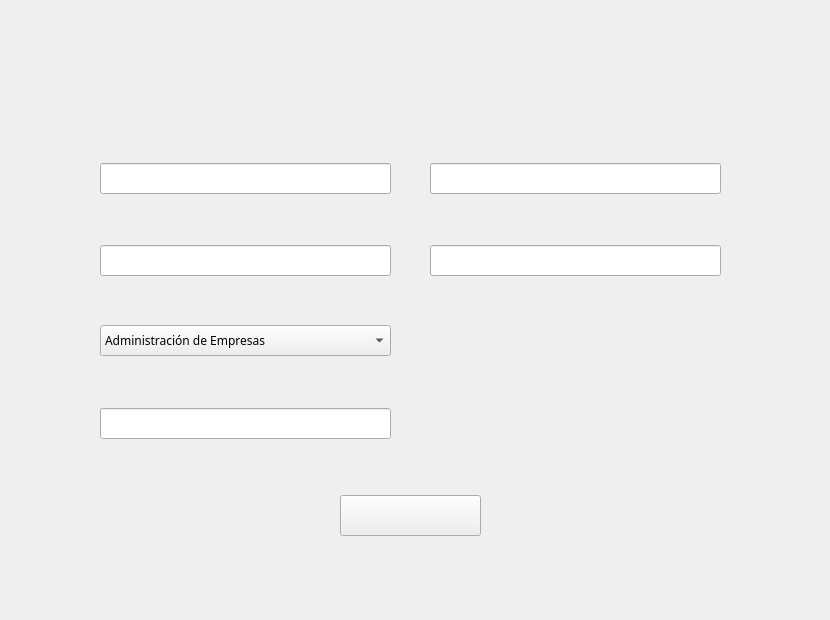
   <widget class="QWidget" name="page_4">
    <widget class="QLabel" name="label_6">
     <property name="geometry">
      <rect>
       <x>0</x>
       <y>0</y>
       <width>821</width>
       <height>611</height>
      </rect>
     </property>
     <property name="text">
      <string/>
     </property>
     <property name="pixmap">
      <pixmap resource="resources.qrc">:/Resources/modificarMaestro.png</pixmap>
     </property>
    </widget>
    <widget class="QLineEdit" name="IDMaestroLineEdit_2">
     <property name="geometry">
      <rect>
       <x>100</x>
       <y>163</y>
       <width>291</width>
       <height>31</height>
      </rect>
     </property>
     <property name="palette">
      <palette>
       <active>
        <colorrole role="WindowText">
         <brush brushstyle="SolidPattern">
          <color alpha="255">
           <red>26</red>
           <green>43</green>
           <blue>87</blue>
          </color>
         </brush>
        </colorrole>
       </active>
       <inactive>
        <colorrole role="WindowText">
         <brush brushstyle="SolidPattern">
          <color alpha="255">
           <red>26</red>
           <green>43</green>
           <blue>87</blue>
          </color>
         </brush>
        </colorrole>
       </inactive>
       <disabled/>
      </palette>
     </property>
     <property name="font">
      <font>
       <family>Arial Rounded MT Bold</family>
      </font>
     </property>
    </widget>
    <widget class="QLineEdit" name="maestroNamelineEdit_2">
     <property name="geometry">
      <rect>
       <x>100</x>
       <y>245</y>
       <width>291</width>
       <height>31</height>
      </rect>
     </property>
     <property name="palette">
      <palette>
       <active>
        <colorrole role="WindowText">
         <brush brushstyle="SolidPattern">
          <color alpha="255">
           <red>26</red>
           <green>43</green>
           <blue>87</blue>
          </color>
         </brush>
        </colorrole>
       </active>
       <inactive>
        <colorrole role="WindowText">
         <brush brushstyle="SolidPattern">
          <color alpha="255">
           <red>26</red>
           <green>43</green>
           <blue>87</blue>
          </color>
         </brush>
        </colorrole>
       </inactive>
       <disabled/>
      </palette>
     </property>
     <property name="font">
      <font>
       <family>Arial Rounded MT Bold</family>
      </font>
     </property>
    </widget>
    <widget class="QComboBox" name="profesionComboBox_2">
     <property name="geometry">
      <rect>
       <x>100</x>
       <y>325</y>
       <width>291</width>
       <height>31</height>
      </rect>
     </property>
     <property name="palette">
      <palette>
       <active>
        <colorrole role="WindowText">
         <brush brushstyle="SolidPattern">
          <color alpha="255">
           <red>26</red>
           <green>43</green>
           <blue>87</blue>
          </color>
         </brush>
        </colorrole>
       </active>
       <inactive>
        <colorrole role="WindowText">
         <brush brushstyle="SolidPattern">
          <color alpha="255">
           <red>26</red>
           <green>43</green>
           <blue>87</blue>
          </color>
         </brush>
        </colorrole>
       </inactive>
       <disabled/>
      </palette>
     </property>
     <property name="font">
      <font>
       <family>Arial Rounded MT Bold</family>
      </font>
     </property>
     <item>
      <property name="text">
       <string>Administración de Empresas</string>
      </property>
     </item>
     <item>
      <property name="text">
       <string>Contaduría Pública y Finanzas</string>
      </property>
     </item>
     <item>
      <property name="text">
       <string>Ingeniería en Sistemas Computacionales</string>
      </property>
     </item>
     <item>
      <property name="text">
       <string>Ingeniería Industrial</string>
      </property>
     </item>
     <item>
      <property name="text">
       <string>Medicina</string>
      </property>
     </item>
     <item>
      <property name="text">
       <string>Enfermería</string>
      </property>
     </item>
     <item>
      <property name="text">
       <string>Derecho</string>
      </property>
     </item>
     <item>
      <property name="text">
       <string>Psicología</string>
      </property>
     </item>
     <item>
      <property name="text">
       <string>Mercadotecnia</string>
      </property>
     </item>
    </widget>
    <widget class="QLineEdit" name="sueldoLineEdit_2">
     <property name="geometry">
      <rect>
       <x>100</x>
       <y>408</y>
       <width>291</width>
       <height>31</height>
      </rect>
     </property>
     <property name="palette">
      <palette>
       <active>
        <colorrole role="WindowText">
         <brush brushstyle="SolidPattern">
          <color alpha="255">
           <red>26</red>
           <green>43</green>
           <blue>87</blue>
          </color>
         </brush>
        </colorrole>
       </active>
       <inactive>
        <colorrole role="WindowText">
         <brush brushstyle="SolidPattern">
          <color alpha="255">
           <red>26</red>
           <green>43</green>
           <blue>87</blue>
          </color>
         </brush>
        </colorrole>
       </inactive>
       <disabled/>
      </palette>
     </property>
     <property name="font">
      <font>
       <family>Arial Rounded MT Bold</family>
      </font>
     </property>
    </widget>
    <widget class="QLineEdit" name="usernameMaestroLineEdit_2">
     <property name="geometry">
      <rect>
       <x>430</x>
       <y>163</y>
       <width>291</width>
       <height>31</height>
      </rect>
     </property>
     <property name="palette">
      <palette>
       <active>
        <colorrole role="WindowText">
         <brush brushstyle="SolidPattern">
          <color alpha="255">
           <red>26</red>
           <green>43</green>
           <blue>87</blue>
          </color>
         </brush>
        </colorrole>
       </active>
       <inactive>
        <colorrole role="WindowText">
         <brush brushstyle="SolidPattern">
          <color alpha="255">
           <red>26</red>
           <green>43</green>
           <blue>87</blue>
          </color>
         </brush>
        </colorrole>
       </inactive>
       <disabled/>
      </palette>
     </property>
     <property name="font">
      <font>
       <family>Arial Rounded MT Bold</family>
      </font>
     </property>
    </widget>
    <widget class="QLineEdit" name="passwordMaestroLineEdit_2">
     <property name="geometry">
      <rect>
       <x>430</x>
       <y>245</y>
       <width>291</width>
       <height>31</height>
      </rect>
     </property>
     <property name="palette">
      <palette>
       <active>
        <colorrole role="WindowText">
         <brush brushstyle="SolidPattern">
          <color alpha="255">
           <red>26</red>
           <green>43</green>
           <blue>87</blue>
          </color>
         </brush>
        </colorrole>
       </active>
       <inactive>
        <colorrole role="WindowText">
         <brush brushstyle="SolidPattern">
          <color alpha="255">
           <red>26</red>
           <green>43</green>
           <blue>87</blue>
          </color>
         </brush>
        </colorrole>
       </inactive>
       <disabled/>
      </palette>
     </property>
     <property name="font">
      <font>
       <family>Arial Rounded MT Bold</family>
      </font>
     </property>
    </widget>
    <widget class="QLabel" name="rolMaestroDefaultLabel_2">
     <property name="geometry">
      <rect>
       <x>440</x>
       <y>325</y>
       <width>281</width>
       <height>31</height>
      </rect>
     </property>
     <property name="palette">
      <palette>
       <active>
        <colorrole role="WindowText">
         <brush brushstyle="SolidPattern">
          <color alpha="255">
           <red>26</red>
           <green>43</green>
           <blue>87</blue>
          </color>
         </brush>
        </colorrole>
       </active>
       <inactive>
        <colorrole role="WindowText">
         <brush brushstyle="SolidPattern">
          <color alpha="255">
           <red>26</red>
           <green>43</green>
           <blue>87</blue>
          </color>
         </brush>
        </colorrole>
       </inactive>
       <disabled/>
      </palette>
     </property>
     <property name="font">
      <font>
       <family>Arial Rounded MT Bold</family>
      </font>
     </property>
     <property name="text">
      <string/>
     </property>
    </widget>
    <widget class="QPushButton" name="modificarMaestroBtn">
     <property name="geometry">
      <rect>
       <x>340</x>
       <y>495</y>
       <width>141</width>
       <height>41</height>
      </rect>
     </property>
     <property name="text">
      <string/>
     </property>
    </widget>
   </widget>
